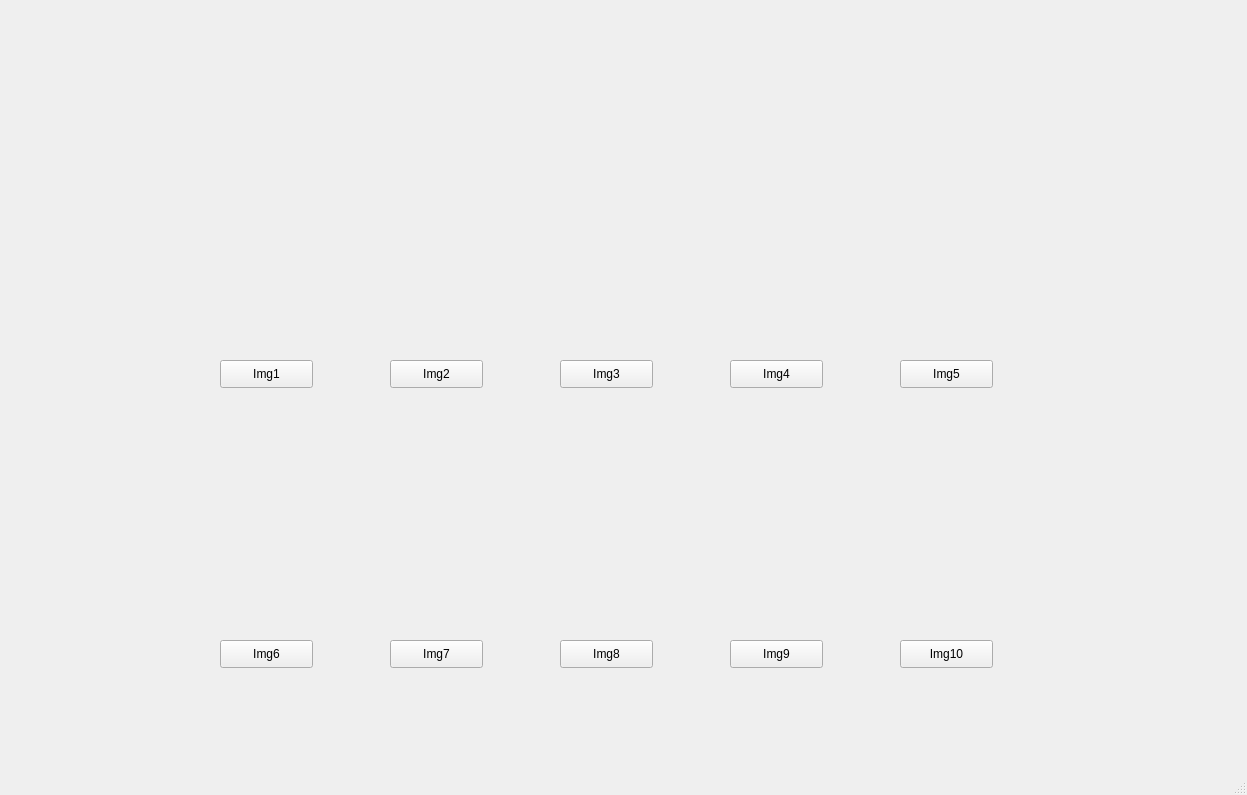
<?xml version="1.0" encoding="UTF-8"?>
<ui version="4.0">
 <class>MainWindow</class>
 <widget class="QMainWindow" name="MainWindow">
  <property name="geometry">
   <rect>
    <x>0</x>
    <y>0</y>
    <width>1247</width>
    <height>795</height>
   </rect>
  </property>
  <property name="windowTitle">
   <string>MainWindow</string>
  </property>
  <widget class="QWidget" name="centralwidget">
   <widget class="QPushButton" name="pushButton_1">
    <property name="geometry">
     <rect>
      <x>220</x>
      <y>360</y>
      <width>93</width>
      <height>28</height>
     </rect>
    </property>
    <property name="text">
     <string>Img1</string>
    </property>
   </widget>
   <widget class="QPushButton" name="pushButton_2">
    <property name="geometry">
     <rect>
      <x>390</x>
      <y>360</y>
      <width>93</width>
      <height>28</height>
     </rect>
    </property>
    <property name="text">
     <string>Img2</string>
    </property>
   </widget>
   <widget class="QPushButton" name="pushButton_3">
    <property name="geometry">
     <rect>
      <x>560</x>
      <y>360</y>
      <width>93</width>
      <height>28</height>
     </rect>
    </property>
    <property name="text">
     <string>Img3</string>
    </property>
   </widget>
   <widget class="QPushButton" name="pushButton_4">
    <property name="geometry">
     <rect>
      <x>730</x>
      <y>360</y>
      <width>93</width>
      <height>28</height>
     </rect>
    </property>
    <property name="text">
     <string>Img4</string>
    </property>
   </widget>
   <widget class="QPushButton" name="pushButton_5">
    <property name="geometry">
     <rect>
      <x>900</x>
      <y>360</y>
      <width>93</width>
      <height>28</height>
     </rect>
    </property>
    <property name="text">
     <string>Img5</string>
    </property>
   </widget>
   <widget class="QPushButton" name="pushButton_6">
    <property name="geometry">
     <rect>
      <x>220</x>
      <y>640</y>
      <width>93</width>
      <height>28</height>
     </rect>
    </property>
    <property name="text">
     <string>Img6</string>
    </property>
   </widget>
   <widget class="QPushButton" name="pushButton_7">
    <property name="geometry">
     <rect>
      <x>390</x>
      <y>640</y>
      <width>93</width>
      <height>28</height>
     </rect>
    </property>
    <property name="text">
     <string>Img7</string>
    </property>
   </widget>
   <widget class="QPushButton" name="pushButton_8">
    <property name="geometry">
     <rect>
      <x>560</x>
      <y>640</y>
      <width>93</width>
      <height>28</height>
     </rect>
    </property>
    <property name="text">
     <string>Img8</string>
    </property>
   </widget>
   <widget class="QPushButton" name="pushButton_9">
    <property name="geometry">
     <rect>
      <x>730</x>
      <y>640</y>
      <width>93</width>
      <height>28</height>
     </rect>
    </property>
    <property name="text">
     <string>Img9</string>
    </property>
   </widget>
   <widget class="QPushButton" name="pushButton_10">
    <property name="geometry">
     <rect>
      <x>900</x>
      <y>640</y>
      <width>93</width>
      <height>28</height>
     </rect>
    </property>
    <property name="text">
     <string>Img10</string>
    </property>
   </widget>
   <widget class="QLabel" name="label_1">
    <property name="geometry">
     <rect>
      <x>194</x>
      <y>180</y>
      <width>151</width>
      <height>151</height>
     </rect>
    </property>
    <property name="text">
     <string/>
    </property>
    <property name="pixmap">
     <pixmap resource="../../Archivo/recursos.qrc">:/Ejercicios/ardillas.jpg</pixmap>
    </property>
    <property name="scaledContents">
     <bool>true</bool>
    </property>
   </widget>
   <widget class="QLabel" name="label_2">
    <property name="geometry">
     <rect>
      <x>360</x>
      <y>180</y>
      <width>151</width>
      <height>151</height>
     </rect>
    </property>
    <property name="text">
     <string/>
    </property>
    <property name="pixmap">
     <pixmap resource="../../Archivo/recursos.qrc">:/Ejercicios/silla.jpg</pixmap>
    </property>
    <property name="scaledContents">
     <bool>true</bool>
    </property>
   </widget>
   <widget class="QLabel" name="label_3">
    <property name="geometry">
     <rect>
      <x>530</x>
      <y>180</y>
      <width>151</width>
      <height>151</height>
     </rect>
    </property>
    <property name="text">
     <string/>
    </property>
    <property name="pixmap">
     <pixmap resource="../../Archivo/recursos.qrc">:/Ejercicios/gatoinplorandoayuda.jpg</pixmap>
    </property>
    <property name="scaledContents">
     <bool>true</bool>
    </property>
   </widget>
   <widget class="QLabel" name="label_4">
    <property name="geometry">
     <rect>
      <x>700</x>
      <y>180</y>
      <width>151</width>
      <height>151</height>
     </rect>
    </property>
    <property name="text">
     <string/>
    </property>
    <property name="pixmap">
     <pixmap resource="../../Archivo/recursos.qrc">:/Ejercicios/bus.jpg</pixmap>
    </property>
    <property name="scaledContents">
     <bool>true</bool>
    </property>
   </widget>
   <widget class="QLabel" name="label_5">
    <property name="geometry">
     <rect>
      <x>870</x>
      <y>180</y>
      <width>151</width>
      <height>151</height>
     </rect>
    </property>
    <property name="text">
     <string/>
    </property>
    <property name="pixmap">
     <pixmap resource="../../Archivo/recursos.qrc">:/Ejercicios/cerru.jpg</pixmap>
    </property>
    <property name="scaledContents">
     <bool>true</bool>
    </property>
   </widget>
   <widget class="QLabel" name="label_7">
    <property name="geometry">
     <rect>
      <x>360</x>
      <y>470</y>
      <width>151</width>
      <height>151</height>
     </rect>
    </property>
    <property name="text">
     <string/>
    </property>
    <property name="pixmap">
     <pixmap resource="../../Archivo/recursos.qrc">:/Ejercicios/cerru.jpg</pixmap>
    </property>
    <property name="scaledContents">
     <bool>true</bool>
    </property>
   </widget>
   <widget class="QLabel" name="label_6">
    <property name="geometry">
     <rect>
      <x>190</x>
      <y>470</y>
      <width>151</width>
      <height>151</height>
     </rect>
    </property>
    <property name="text">
     <string/>
    </property>
    <property name="pixmap">
     <pixmap resource="../../Archivo/recursos.qrc">:/Ejercicios/bus.jpg</pixmap>
    </property>
    <property name="scaledContents">
     <bool>true</bool>
    </property>
   </widget>
   <widget class="QLabel" name="label_8">
    <property name="geometry">
     <rect>
      <x>530</x>
      <y>470</y>
      <width>151</width>
      <height>151</height>
     </rect>
    </property>
    <property name="text">
     <string/>
    </property>
    <property name="pixmap">
     <pixmap resource="../../Archivo/recursos.qrc">:/Ejercicios/gatoinplorandoayuda.jpg</pixmap>
    </property>
    <property name="scaledContents">
     <bool>true</bool>
    </property>
   </widget>
   <widget class="QLabel" name="label_10">
    <property name="geometry">
     <rect>
      <x>870</x>
      <y>470</y>
      <width>151</width>
      <height>151</height>
     </rect>
    </property>
    <property name="text">
     <string/>
    </property>
    <property name="pixmap">
     <pixmap resource="../../Archivo/recursos.qrc">:/Ejercicios/silla.jpg</pixmap>
    </property>
    <property name="scaledContents">
     <bool>true</bool>
    </property>
   </widget>
   <widget class="QLabel" name="label_9">
    <property name="geometry">
     <rect>
      <x>700</x>
      <y>470</y>
      <width>151</width>
      <height>151</height>
     </rect>
    </property>
    <property name="text">
     <string/>
    </property>
    <property name="pixmap">
     <pixmap resource="../../Archivo/recursos.qrc">:/Ejercicios/ardillas.jpg</pixmap>
    </property>
    <property name="scaledContents">
     <bool>true</bool>
    </property>
   </widget>
   <widget class="QLabel" name="logo1">
    <property name="geometry">
     <rect>
      <x>1040</x>
      <y>20</y>
      <width>171</width>
      <height>141</height>
     </rect>
    </property>
    <property name="text">
     <string/>
    </property>
    <property name="pixmap">
     <pixmap resource="../../Archivo/recursos.qrc">:/Ejercicios/logouat.jpg</pixmap>
    </property>
    <property name="scaledContents">
     <bool>true</bool>
    </property>
   </widget>
   <widget class="QLabel" name="label_11">
    <property name="geometry">
     <rect>
      <x>40</x>
      <y>10</y>
      <width>171</width>
      <height>141</height>
     </rect>
    </property>
    <property name="text">
     <string/>
    </property>
    <property name="pixmap">
     <pixmap resource="../../Archivo/recursos.qrc">:/Ejercicios/logouat.jpg</pixmap>
    </property>
    <property name="scaledContents">
     <bool>true</bool>
    </property>
   </widget>
  </widget>
  <widget class="QMenuBar" name="menubar">
   <property name="geometry">
    <rect>
     <x>0</x>
     <y>0</y>
     <width>1247</width>
     <height>26</height>
    </rect>
   </property>
  </widget>
  <widget class="QStatusBar" name="statusbar"/>
 </widget>
 <resources>
  <include location="../../Archivo/recursos.qrc"/>
 </resources>
 <connections/>
</ui>
